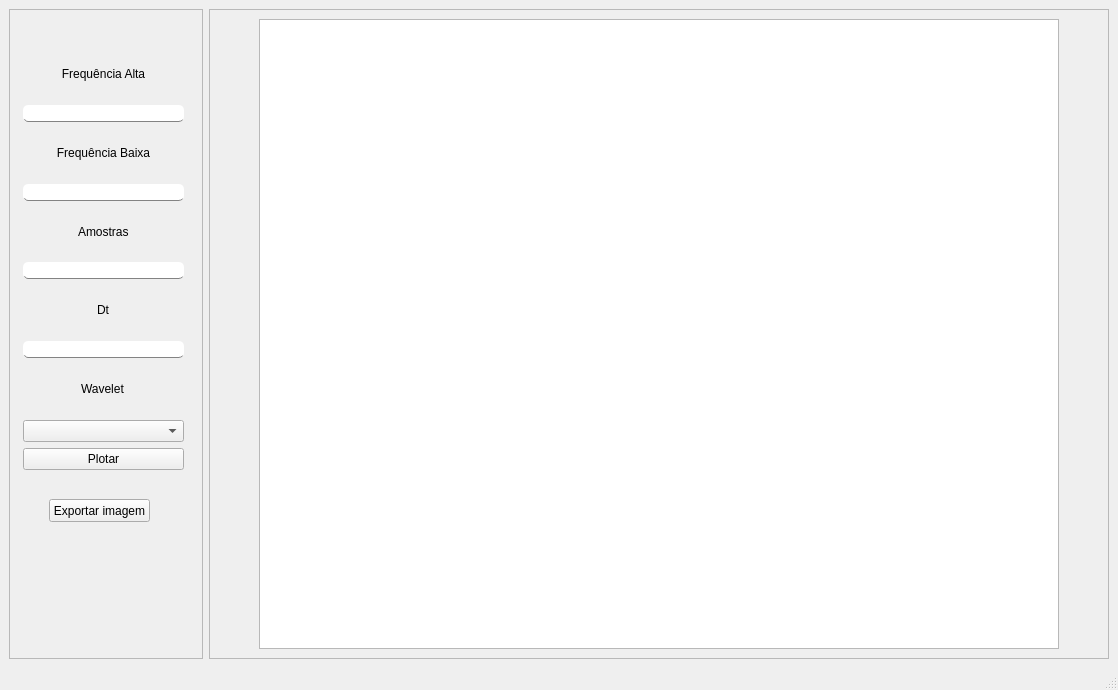
<?xml version="1.0" encoding="UTF-8"?>
<ui version="4.0">
 <class>MainWindow</class>
 <widget class="QMainWindow" name="MainWindow">
  <property name="geometry">
   <rect>
    <x>0</x>
    <y>0</y>
    <width>1118</width>
    <height>690</height>
   </rect>
  </property>
  <property name="minimumSize">
   <size>
    <width>860</width>
    <height>690</height>
   </size>
  </property>
  <property name="windowTitle">
   <string>MainWindow</string>
  </property>
  <widget class="QWidget" name="centralwidget">
   <layout class="QHBoxLayout" name="horizontalLayout_3">
    <item>
     <widget class="QFrame" name="frame">
      <property name="minimumSize">
       <size>
        <width>0</width>
        <height>0</height>
       </size>
      </property>
      <property name="maximumSize">
       <size>
        <width>200</width>
        <height>16777215</height>
       </size>
      </property>
      <property name="frameShape">
       <enum>QFrame::StyledPanel</enum>
      </property>
      <property name="frameShadow">
       <enum>QFrame::Raised</enum>
      </property>
      <widget class="QPushButton" name="exportFigPlot">
       <property name="geometry">
        <rect>
         <x>40</x>
         <y>490</y>
         <width>101</width>
         <height>23</height>
        </rect>
       </property>
       <property name="text">
        <string>Exportar imagem</string>
       </property>
      </widget>
      <widget class="QWidget" name="layoutWidget">
       <property name="geometry">
        <rect>
         <x>14</x>
         <y>40</y>
         <width>161</width>
         <height>421</height>
        </rect>
       </property>
       <layout class="QVBoxLayout" name="verticalLayout">
        <item>
         <widget class="QLabel" name="label">
          <property name="text">
           <string>&lt;html&gt;&lt;head/&gt;&lt;body&gt;&lt;p align=&quot;center&quot;&gt;Frequência Alta&lt;/p&gt;&lt;/body&gt;&lt;/html&gt;</string>
          </property>
         </widget>
        </item>
        <item>
         <widget class="QLineEdit" name="peakFreqInput">
          <property name="styleSheet">
           <string notr="true">QLineEdit {
    border: none;
    border-bottom: 1px solid #838383; 
    border-radius: 5px;  /* Apply border-radius */
}</string>
          </property>
         </widget>
        </item>
        <item>
         <widget class="QLabel" name="label_2">
          <property name="text">
           <string>&lt;html&gt;&lt;head/&gt;&lt;body&gt;&lt;p align=&quot;center&quot;&gt;Frequência Baixa&lt;/p&gt;&lt;/body&gt;&lt;/html&gt;</string>
          </property>
         </widget>
        </item>
        <item>
         <widget class="QLineEdit" name="lowFreqInput">
          <property name="styleSheet">
           <string notr="true">QLineEdit {
    border: none;
    border-bottom: 1px solid #838383; 
    border-radius: 5px;  /* Apply border-radius */
}</string>
          </property>
         </widget>
        </item>
        <item alignment="Qt::AlignHCenter">
         <widget class="QLabel" name="label_3">
          <property name="text">
           <string>Amostras</string>
          </property>
         </widget>
        </item>
        <item>
         <widget class="QLineEdit" name="sampleInput">
          <property name="styleSheet">
           <string notr="true">QLineEdit {
    border: none;
    border-bottom: 1px solid #838383; 
    border-radius: 5px;  /* Apply border-radius */
}</string>
          </property>
         </widget>
        </item>
        <item alignment="Qt::AlignHCenter">
         <widget class="QLabel" name="label_4">
          <property name="text">
           <string>Dt</string>
          </property>
         </widget>
        </item>
        <item>
         <widget class="QLineEdit" name="dtInput">
          <property name="styleSheet">
           <string notr="true">QLineEdit {
    border: none;
    border-bottom: 1px solid #838383; 
    border-radius: 5px;  /* Apply border-radius */
}</string>
          </property>
         </widget>
        </item>
        <item alignment="Qt::AlignHCenter">
         <widget class="QLabel" name="label_5">
          <property name="text">
           <string>Wavelet</string>
          </property>
         </widget>
        </item>
        <item>
         <widget class="QComboBox" name="waveletsComboBox">
          <property name="styleSheet">
           <string notr="true">QLineEdit {
    border: none;
    border-bottom: 1px solid #838383; 
    border-radius: 5px;  /* Apply border-radius */
}</string>
          </property>
         </widget>
        </item>
        <item>
         <widget class="QPushButton" name="waveletPlotBtn">
          <property name="text">
           <string>Plotar</string>
          </property>
         </widget>
        </item>
       </layout>
      </widget>
     </widget>
    </item>
    <item>
     <widget class="QFrame" name="frame_2">
      <property name="maximumSize">
       <size>
        <width>900</width>
        <height>16777215</height>
       </size>
      </property>
      <property name="frameShape">
       <enum>QFrame::StyledPanel</enum>
      </property>
      <property name="frameShadow">
       <enum>QFrame::Raised</enum>
      </property>
      <layout class="QHBoxLayout" name="horizontalLayout_2">
       <item>
        <widget class="QGraphicsView" name="graphicsView">
         <property name="maximumSize">
          <size>
           <width>800</width>
           <height>16777215</height>
          </size>
         </property>
         <property name="frameShadow">
          <enum>QFrame::Sunken</enum>
         </property>
        </widget>
       </item>
      </layout>
     </widget>
    </item>
   </layout>
  </widget>
  <widget class="QMenuBar" name="menubar">
   <property name="geometry">
    <rect>
     <x>0</x>
     <y>0</y>
     <width>1118</width>
     <height>21</height>
    </rect>
   </property>
  </widget>
  <widget class="QStatusBar" name="statusbar"/>
 </widget>
 <resources/>
 <connections/>
</ui>
